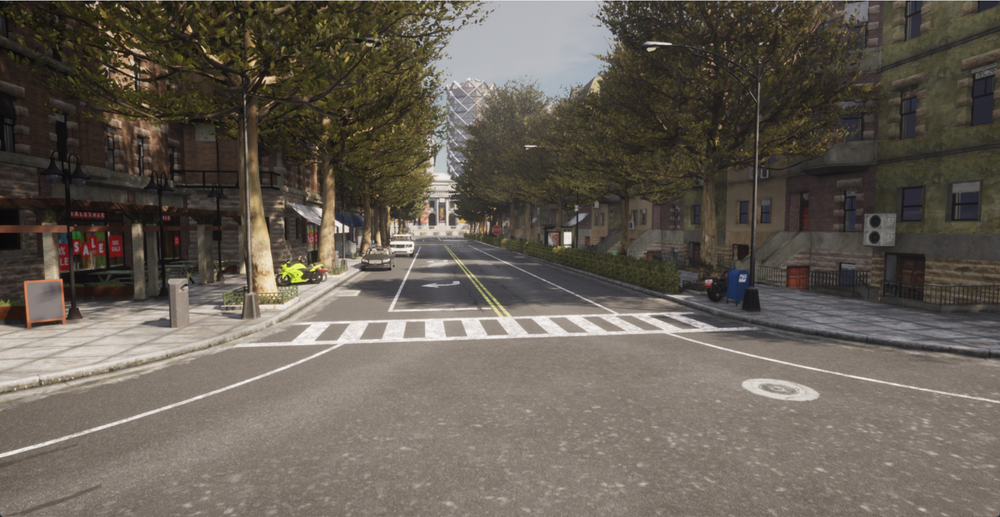
#> input picture img1.png, 1000 x 517 px, shrunk from 1920 x 992 before the run
$ python -i lane1.py   (imports and definitions only)
#> lines starting #> are read from the running program, lines starting #| are printed output that depends on the picture; after the words box and inside, x2 and y2 are one past the last pixel; in counts of white or black regions, pixels touching at a corner belong together
#> further down, picture is the input picture: shape (517, 1000, 3); mean B, G, R 84.3, 93.5, 101
import sys
import math
import numpy as np
import queue
import threading
import logging
import carla
import asyncio
import cv2

# Function to display images in a window
# [4 lines left out: function display_img, not called in this run]

def process_frame(frame):
    """Process the image to detect lanes."""
    # Convert to grayscale
    gray = cv2.cvtColor(frame, cv2.COLOR_BGR2GRAY)
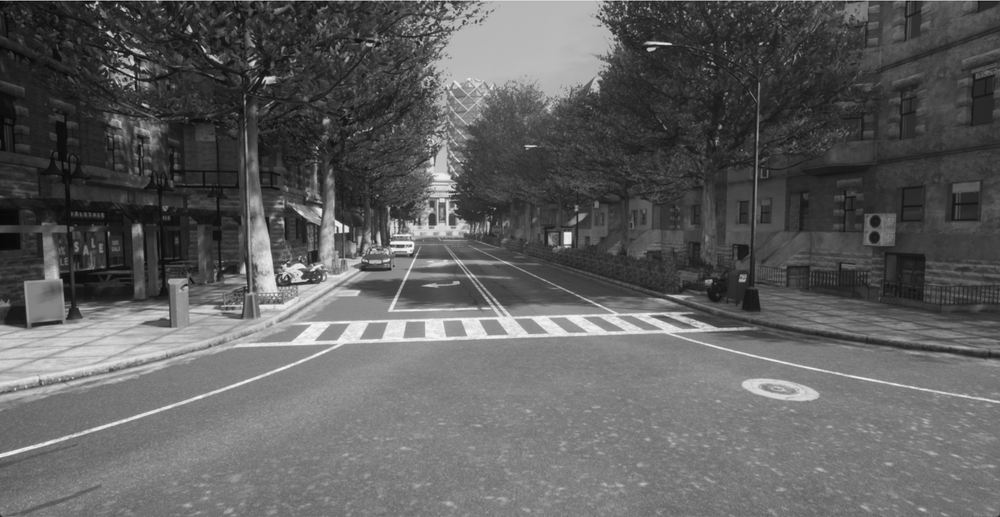
#> gray: shape (517, 1000); min 0, max 247, mean 94.7

    # Apply Gaussian Blur
    blurred = cv2.GaussianBlur(gray, (5, 5), 0)

    # Apply Canny Edge Detection
    edges = cv2.Canny(blurred, 50, 150)
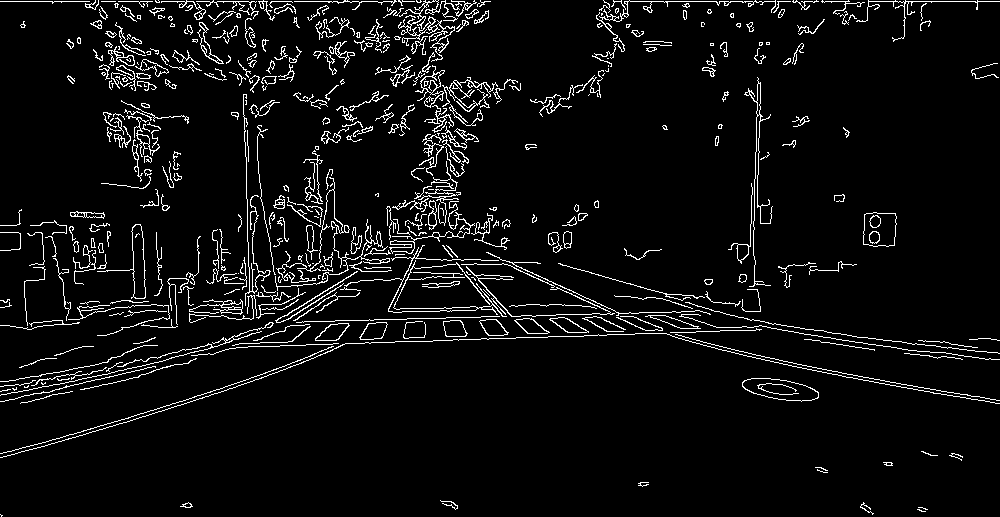
#> edges: shape (517, 1000); 5.4% white in thin lines or dots

    # Define a region of interest
    height, width = edges.shape
#> height = 517; width = 1000
    roi_vertices = np.array([[
        (0, height),
        (width // 2, height // 2),
        (width, height),
    ]], dtype=np.int32)
#> roi_vertices = [[0, 517], [500, 258], [1000, 517]]

    # Create a mask for the region of interest
    mask = np.zeros_like(edges)
    cv2.fillPoly(mask, roi_vertices, 255)
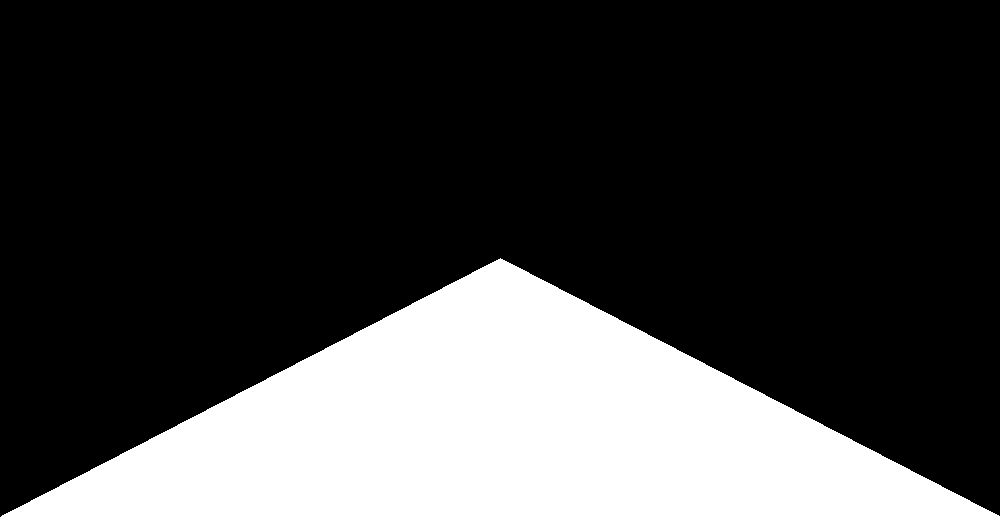
#> mask: shape (517, 1000); 25.1% white; 1 white region, box (x1, y1, x2, y2) and area: (1, 258, 1000, 517) 129741

    # Apply the mask
    masked_edges = cv2.bitwise_and(edges, mask)
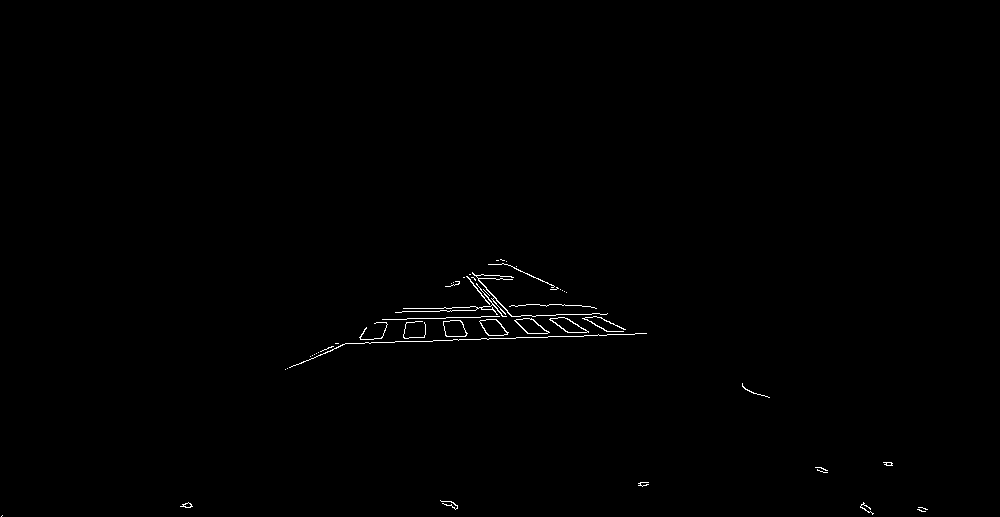
#> masked_edges: shape (517, 1000); 0.42% white in thin lines or dots, all inside (x1, y1, x2, y2) = (1, 259, 928, 517)

    # Hough Transform to find lines in the image
    lines = cv2.HoughLinesP(masked_edges, 1, np.pi / 180, threshold=15, minLineLength=40, maxLineGap=20)
#> lines = 33 rows, first 6: [342, 344, 646, 333], [398, 319, 568, 314], [403, 308, 517, 306], [531, 333, 616, 331], [463, 277, 510, 279], [497, 260, 566, 292]

    # Draw the lines on the image
    if lines is not None:
        for line in lines:
            x1, y1, x2, y2 = line[0]
            cv2.line(frame, (x1, y1), (x2, y2), (0, 255, 0), 3)  # Green lines for lane detection
#> this loop made 33 passes
#> (x1, y1, x2, y2) on passes 1 to 12: (342, 344, 646, 333), (398, 319, 568, 314), (403, 308, 517, 306), (531, 333, 616, 331), (463, 277, 510, 279), (497, 260, 566, 292), (395, 312, 505, 308), (374, 323, 414, 322), (532, 316, 599, 313), (450, 320, 624, 329), (491, 305, 564, 304), (360, 339, 610, 322)
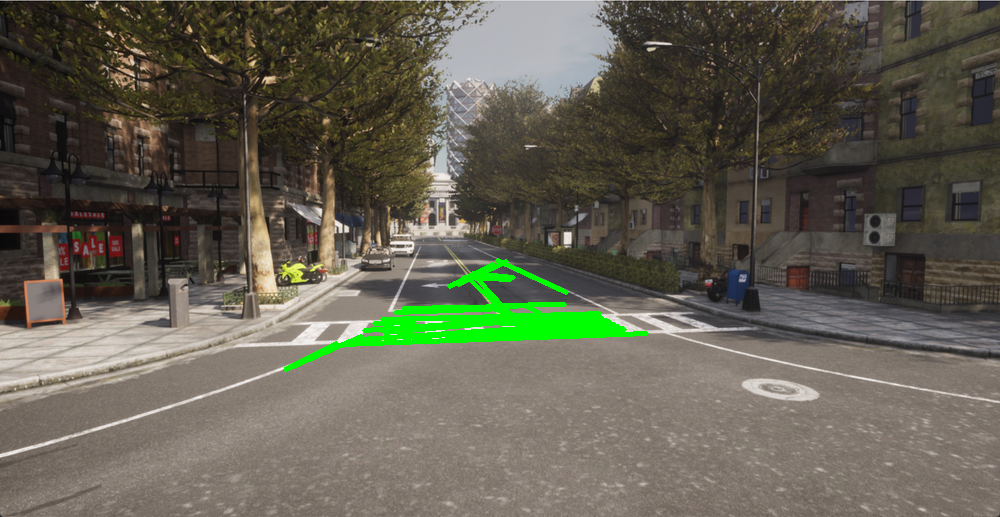
#> frame: shape (517, 1000, 3); 1.89% of pixels changed, all inside (x1, y1, x2, y2) = (283, 258, 649, 372)

    return frame

# [5 lines left out: function get_speed, not called in this run]

# Thread-safe queue for image processing
image_queue = queue.Queue()

# [10 lines left out: function image_processing_thread, not called in this run]

def process_image(image, vehicle):
    """Add the image to the processing queue."""
    image_queue.put((image, vehicle))  # Add to queue for processing

class VehiclePIDController:
    """Controller for vehicle's speed and steering using PID control."""
    # [27 lines left out: functions __init__, run_step, not called in this run]

class PIDLongitudinalControl:
    """PID controller for longitudinal control (speed)."""
    # [26 lines left out: functions __init__, pid_controller, run_step, not called in this run]

class PIDLateralControl:
    """PID controller for lateral control (steering)."""
    # [29 lines left out: functions __init__, run_step, not called in this run]

# [55 lines not run here, left out]

>>> import cv2
>>> picture = cv2.imread('img1.png')
>>> result = process_frame(picture)

$ run again, on img2.png
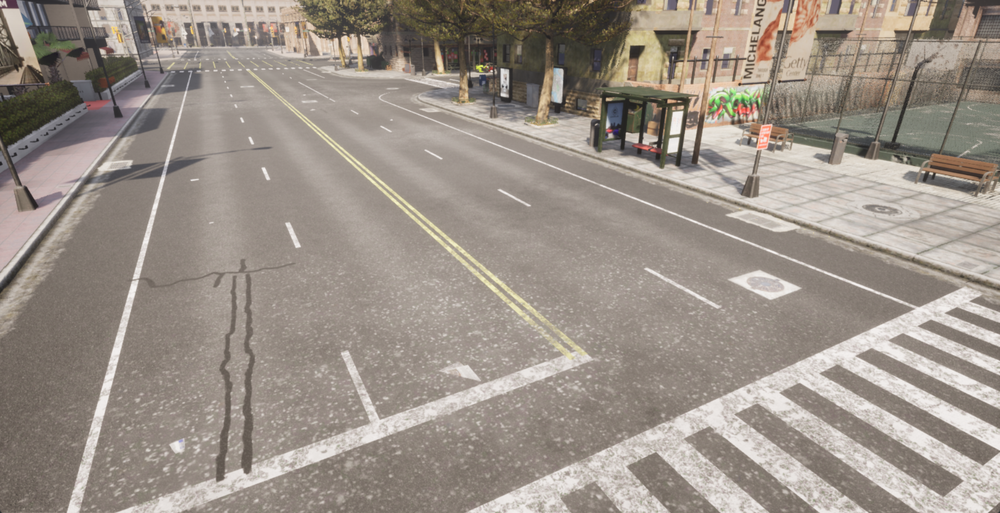
#> input picture img2.png, 1000 x 513 px, shrunk from 1920 x 985 before the run
#> picture is the input picture: shape (513, 1000, 3); mean B, G, R 136.2, 145.1, 154.6
#> in process_frame, `edges = cv2.Canny(blurred, 50, 150)`:
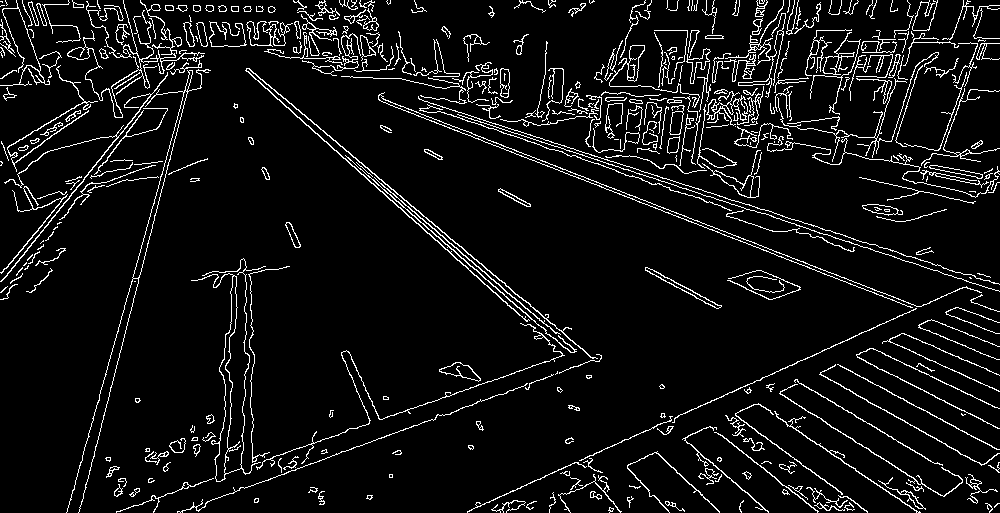
#> edges: shape (513, 1000); 7% white in thin lines or dots
#> mask: shape (513, 1000); 25.1% white; 1 white region, box (x1, y1, x2, y2) and area: (1, 256, 1000, 513) 128743
#> masked_edges: shape (513, 1000); 1.4% white in thin lines or dots, all inside (x1, y1, x2, y2) = (66, 265, 993, 513)
#> lines = 98 rows, first 6: [288, 471, 601, 357], [215, 476, 514, 373], [736, 389, 919, 512], [668, 427, 768, 511], [346, 430, 583, 349], [497, 497, 749, 384]
#> the loop in process_frame, `for line in lines:` made 98 passes
#> after the loop in process_frame, `for line in lines:`:
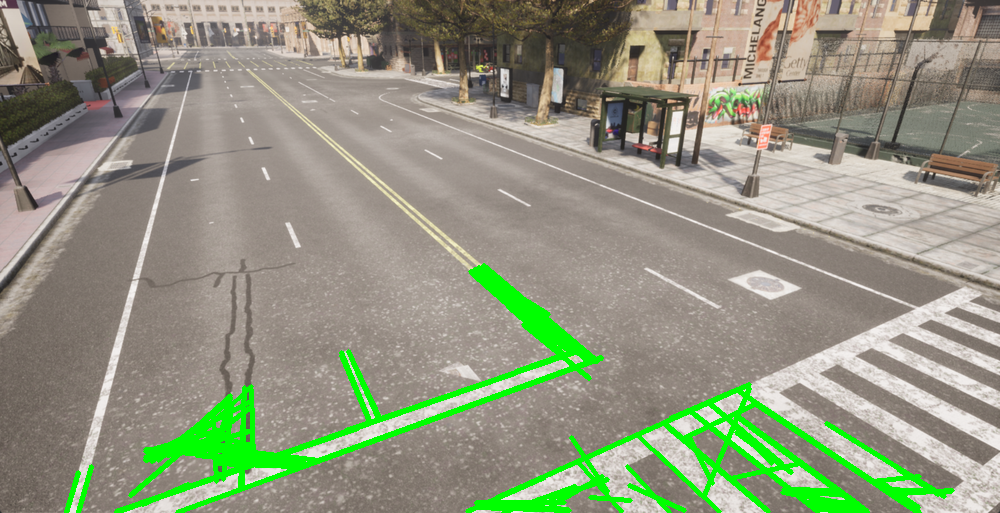
#> frame: shape (513, 1000, 3); 5.58% of pixels changed, all inside (x1, y1, x2, y2) = (64, 263, 955, 513)

$ run again, on img3.png
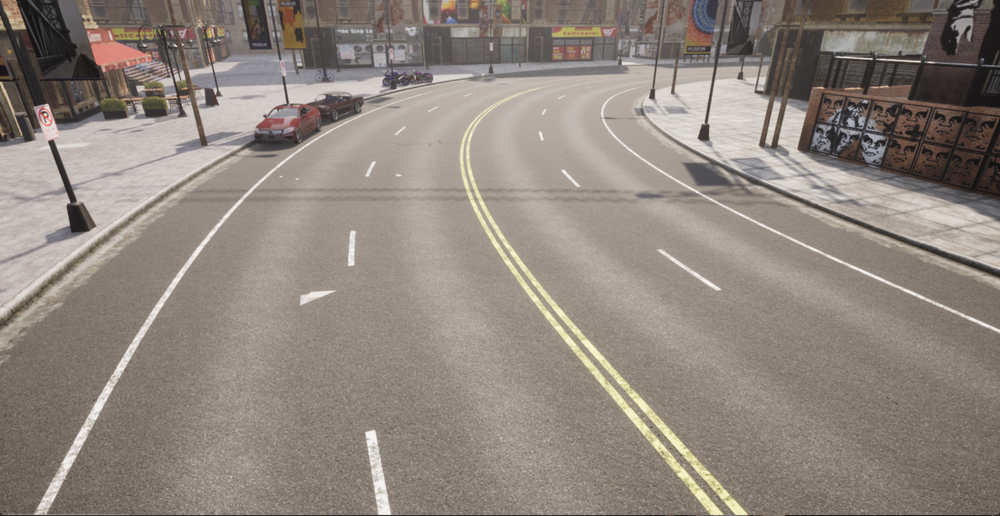
#> input picture img3.png, 1000 x 516 px, shrunk from 1920 x 991 before the run
#> picture is the input picture: shape (516, 1000, 3); mean B, G, R 125.7, 133.6, 143.3
#> in process_frame, `edges = cv2.Canny(blurred, 50, 150)`:
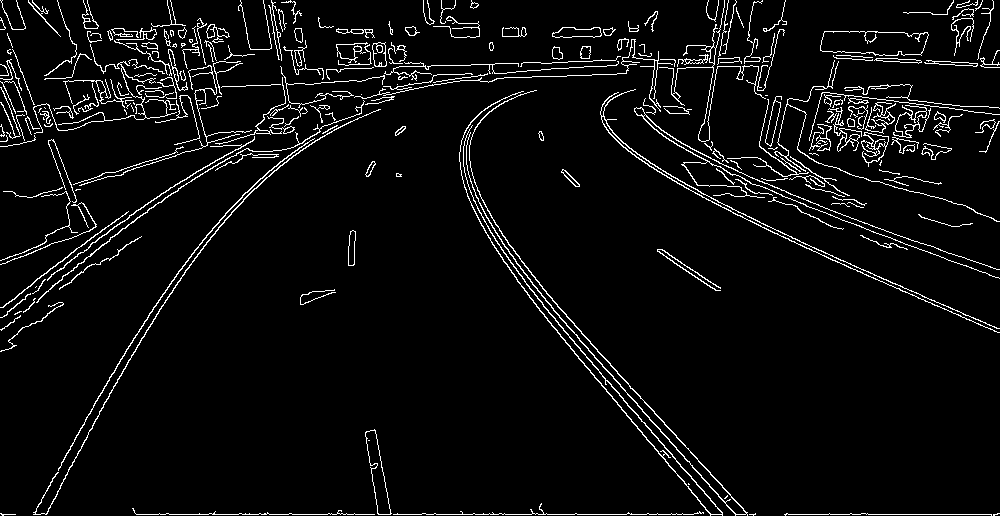
#> edges: shape (516, 1000); 4.9% white in thin lines or dots
#> mask: shape (516, 1000); 25% white; 1 white region, box (x1, y1, x2, y2) and area: (1, 258, 1000, 516) 129242
#> masked_edges: shape (516, 1000); 0.59% white in thin lines or dots, all inside (x1, y1, x2, y2) = (2, 259, 998, 516)
#> lines = 29 rows, first 6: [784, 514, 997, 514], [539, 284, 712, 476], [527, 294, 711, 514], [553, 310, 736, 514], [547, 320, 710, 515], [558, 324, 722, 513]
#> the loop in process_frame, `for line in lines:` made 29 passes
#> after the loop in process_frame, `for line in lines:`:
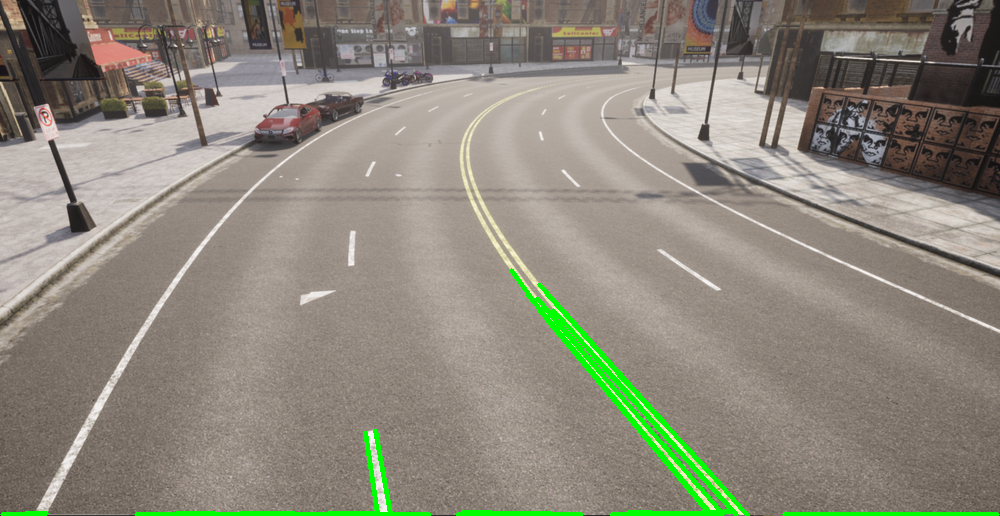
#> frame: shape (516, 1000, 3); 2.03% of pixels changed, all inside (x1, y1, x2, y2) = (0, 268, 1000, 516)
